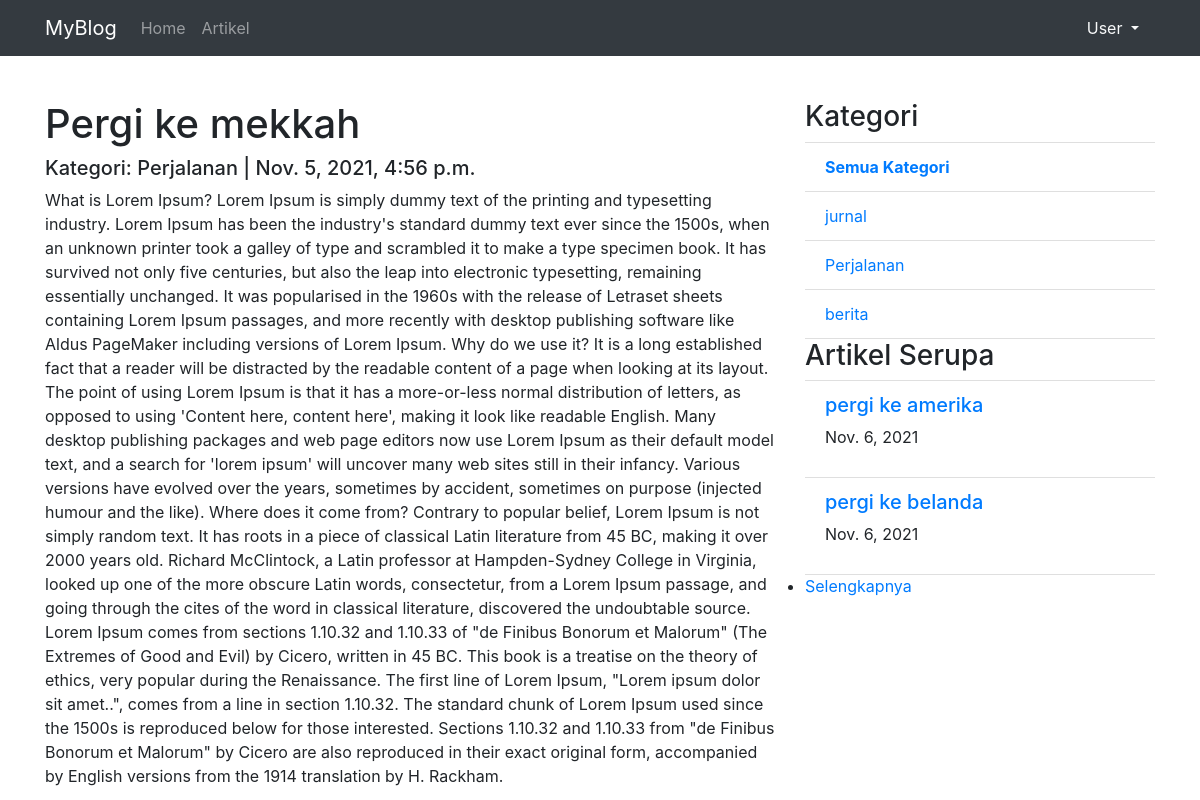
The page /artikel/detail/pergi-ke-mekkah on the database its author committed.
### artikel/models.py (models this page shows, shortened)
class Artikel(models.Model):
    judul   = models.CharField(max_length=255)
    isi     = models.TextField()
    kategori = models.CharField(max_length=255)
    published =models.DateTimeField(auto_now_add=True)
    updated = models.DateTimeField(auto_now=True)
    slug    = models.SlugField(blank=True, editable=False)

### artikel/views.py (the view)
# urls.py: url(r'^detail/(?P<slug>[\w-]+)$', ArtikelDetailView.as_view(), name='detail'),
class ArtikelDetailView(DetailView):
    model = Artikel
    template_name = "artikel/artikel_detail.html"
    context_object_name = 'artikel'
    def get_context_data(self, *args, **kwargs):
        kategori_list = self.model.objects.values_list('kategori', flat=True).distinct()
        self.kwargs.update({'kategori_list': kategori_list})
        artikel_serupa = self.model.objects.filter(kategori= self.object.kategori).exclude(id=self.object.id)
        self.kwargs.update({'artikel_serupa':artikel_serupa})
        kwargs = self.kwargs
        return super().get_context_data(*args, **kwargs)

### artikel/templates/artikel/artikel_detail.html (shortened to what this page needs)
{% extends "base.html" %}
{% block contents %}
<div class="row">
    <div class="col-md-8">
        <h1>{{artikel.judul}}</h1>
        <h5>Kategori: {{artikel.kategori}} | {{artikel.published}}</h5>
        <p>{{artikel.isi}}</p>
    </div>
    <div class="col-sm">
        <h3>Kategori</h3>
        <ul class="list-group list-group-flush">
            <li class="list-group-item"><a href="{% url 'artikel:list' 1 %}"> <b>Semua Kategori</b> </a></li>
           {% for kategori in kategori_list  %}
                <li class="list-group-item"><a href="{% url 'artikel:category' kategori 1 %}">{{kategori}}</a></li>
           {% endfor %}
        </ul>
        <h3>Artikel Serupa</h3>
        <ul class="list-group list-group-flush">
           {% for artikel in artikel_serupa  %}
                {% if forloop.counter is not 3 %}
                    <li class="list-group-item">
                        <h5><a href="{% url 'artikel:detail' artikel.slug %}">{{artikel.judul}}</a></h5>
                        <p>{{artikel.published|date}}</p>
                    </li>
                {% endif %}
           {% endfor %}
           <li><a href=" {% url 'artikel:category' artikel.kategori 1 %} ">Selengkapnya</a></li>
        </ul>
    </div>
</div>
{% endblock contents %}

### rows shown on the page
Artikel: judul "Pergi ke mekkah", kategori "Perjalanan", published "Nov. 5, 2021, 4:56 p.m.", isi "What is Lorem Ipsum? Lorem Ipsum is simply dummy text of the printing and typesetting industry. Lorem Ipsum has been the industry's standard dummy text ever since the 1500s, when an unknown printer took a galley of type and scrambled it to make a type specimen book. It has survived not only five centuries, but also the leap into electronic typesetting, remaining essentially unchanged. It was popularised in the 1960s with the release of Letraset sheets containing Lorem Ipsum passages, and more recently with desktop publishing software like Aldus PageMaker including versions of Lorem Ipsum. Why do we use it? It is a long established fact that a reader will be distracted by the readable…"
Artikel: judul "pergi ke amerika", published "Nov. 6, 2021"
Artikel: judul "pergi ke belanda", published "Nov. 6, 2021"

### other values the page prints
{{ kategori }} "jurnal" "Perjalanan" "berita"
